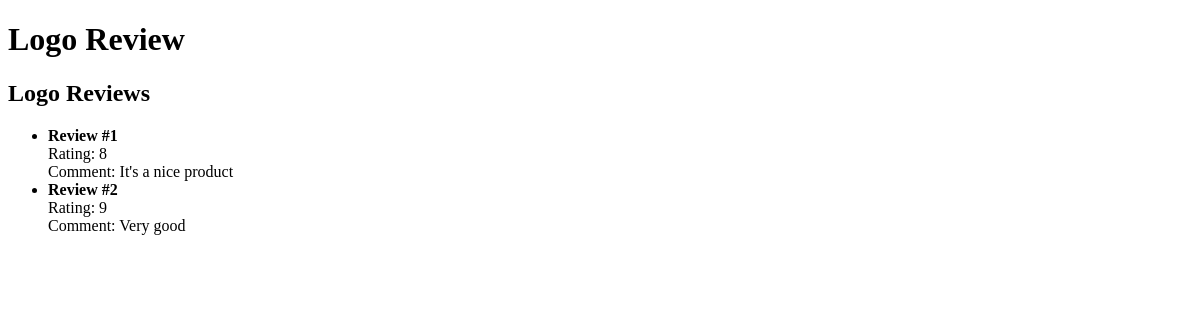
The page /reviews/ on the database as committed earlier.
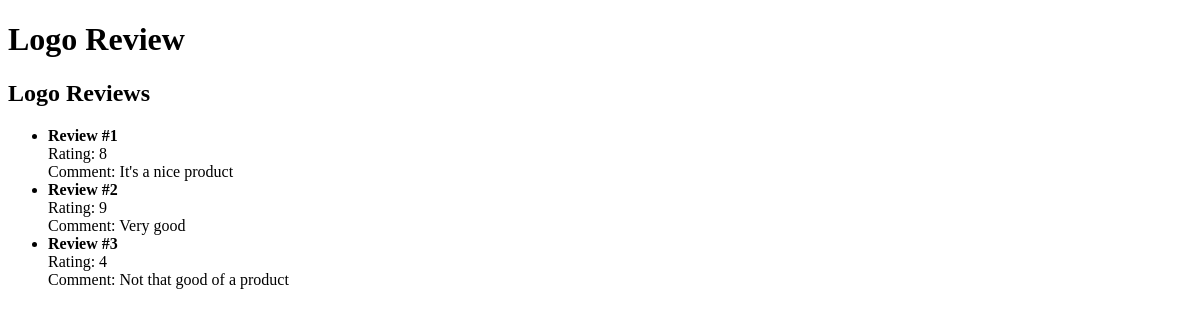
The same page on the database as committed later.
### reviews/models.py (models this page shows, shortened)
class Review(models.Model):
    logo = models.ImageField(upload_to='logos/')
    rating = models.IntegerField()
    comment = models.TextField()
    created_at = models.DateTimeField(auto_now_add=True)

### reviews/views.py (the view)
# urls.py: path('reviews/', views.review_list, name='review_list'),
def review_list(request):
    reviews = Review.objects.all()
    return render(request, 'reviews/review_list.html', {'reviews': reviews})

### reviews/templates/reviews/review_list.html
{% extends 'base.html' %}
{% block content %}
<h2>Logo Reviews</h2>
<ul>
  {% for review in reviews %}
  <li>
    <strong>Review #{{ review.id }}</strong><br>
    Rating: {{ review.rating }}<br>
    Comment: {{ review.comment }}
  </li>
  {% empty %}
  <li>No reviews yet.</li>
  {% endfor %}
</ul>
{% endblock %}

Rows that differ between the two databases and show on the page:
added Review: id "3", rating "4", comment "Not that good of a product"
